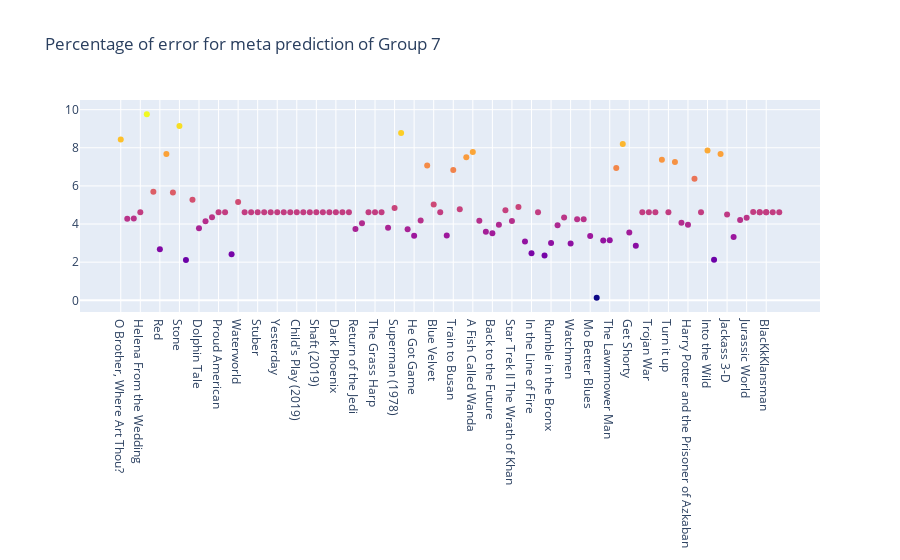

Notebook code cell kept with this figure:
### Code cell
# Percentage of error for meta prediction
import numpy as np
#loss 模型评估
#y_true = g4_result_final["ground_truth"]
#y_pred = g4_result_final["meta_prediction"]

#movie_data["log_openingBox"] = np.log1p(result_meta_data.openingBox)

def mean_absolute_percentage_error(y_true, y_pred):
    diff = abs((y_true - y_pred) /y_true)
    return np.log1p(100. *diff)#using log1p because of large range of 100. *diff
    #return 100. *diff
    
#Visualizing Percentage of error for meta prediction
g7_result_final['meta_rmse_pre'] = mean_absolute_percentage_error(g7_result_final["ground_truth"], g7_result_final["metadata_prediction"])
fig = go.Figure(data=go.Scatter(x=g7_result_final["name"],
                                y=g7_result_final['meta_rmse_pre'],
                                mode='markers',
                                marker_color=g7_result_final['meta_rmse_pre'],
                                text=g7_result_final["name"])) # hover text goes here(movie_title)

fig.update_layout(title='Percentage of error for meta prediction of Group 7')
fig.show()

### Figure 1 — Plotly figure (JSON) as saved in the notebook; plotly's stock layout.template omitted (floating-point values rounded to 4 significant figures)
{"data": [{"marker": {"color": [8.43, 4.283, 4.295, 4.615, 9.754, 5.696, 2.679, 7.679, 5.659, 9.141, 2.116, 5.268, 3.781, 4.147, 4.362, 4.615, 4.615, 2.415, 5.15, 4.615, 4.615, 4.615, 4.615, 4.615, 4.615, 4.615, 4.615, 4.615, 4.615, 4.615, 4.615, 4.615, 4.615, 4.615, 4.615, 4.615, 3.736, 4.037, 4.615, 4.615, 4.615, 3.803, 4.842, 8.772, 3.727, 3.382, 4.184, 7.065, 5.027, 4.615, 3.393, 6.84, 4.772, 7.501, 7.772, 4.167, 3.598, 3.521, 3.962, 4.73, 4.165, 4.889, 3.087, 2.466, 4.615, 2.352, 3.007, 3.93, 4.347, 2.985, 4.249, 4.252, 3.369, 0.1388, 3.133, 3.154, 6.938, 8.197, 3.554, 2.858, 4.615, 4.615, 4.615, 7.376, 4.615, 7.249, 4.073, 3.963, 6.377, 4.615, 7.863, 2.133, 7.669, 4.498, 3.321, 4.206, 4.336, 4.626, 4.615, 4.615, 4.615, 4.615, 4.615, 4.615]}, "mode": "markers", "text": ["O Brother, Where Art Thou?", "The Twilight Saga: Breaking Dawn Part 1", "The Twilight Saga: Breaking Dawn Part 2", "Helena From the Wedding", "Monsters", "Catfish", "Red", "Freakonomics", "The Warrior's Way", "Stone", "Frankenweenie", "John Carter", "Dolphin Tale", "Penguins of Madagascar", "Minions", "Proud American", "Edmond", "Tootsie", "Waterworld", "The Lion King (2019)", "Crawl", "Stuber", "Midsommar", "Spider-Man: Far from Home", "Yesterday", "Annabelle Comes Home", "Toy Story 4", "Child's Play (2019)", "Anna (2019)", "Men in Black International", "Shaft (2019) ", "Late Night", "The Secret Life of Pets 2", "Dark Phoenix", "Godzilla:King of the Monsters", "Rocketman", "Return of the Jedi", "Indiana Jones and the Temple of Doom", "The Idolmaker", "The Grass Harp", "The Grand", "Jaws", "Superman (1978)", "Clerks", "Juice", "He Got Game", "White Men Can't Jump", "Mulholland Drive", "Blue Velvet", "Once Upon a Time in Hollywood", "The Big Lebowski", "Train to Busan", "Pride and Prejudice and Zombies", "Dead Poets Society", "A Fish Called Wanda", "The Witches of Eastwick", "Ferris Bueller's Day Off", "Back to the Future", "Police Academy", "Trading Places", "Star Trek II The Wrath of Khan", "The Blues Brothers", "V For Vendetta", "In the Line of Fire", "Us", "The Forbidden Kingdom", "Rumble in the Bronx", "Machete", "Beverly Hills Cop", "Watchmen", "Jackie Brown", "Zombieland", "Mo Better Blues", "Thelma and Louise", "New Jack City", "The Lawnmower Man", "Schindler's List", "Four Weddings and a Funeral", "Get Shorty", "Jerry Maguire", "Welcome to Sarajevo", "Trojan War", "The Gingerbread Man", "Tumbleweeds", "Turn it up", "The Adventures of Pluto Nash", "The Lord of the Rings: The Return of the King", "Harry Potter and the Prisoner of Azkaban", "Stay", "Fast Food Nation", "Into the Wild", "The Wrestler", "Slumdog Millionaire", "Jackass 3-D", "Skyfall", "The Hunger Games: Mocking Jay - Part 1", "Jurassic World", "Shut In", "Molly's Game", "Molly's Game", "BlacKkKlansman", "BlacKkKlansman", "Peter Rabbit", "Replicas"], "type": "scatter", "x": ["O Brother, Where Art Thou?", "The Twilight Saga: Breaking Dawn Part 1", "The Twilight Saga: Breaking Dawn Part 2", "Helena From the Wedding", "Monsters", "Catfish", "Red", "Freakonomics", "The Warrior's Way", "Stone", "Frankenweenie", "John Carter", "Dolphin Tale", "Penguins of Madagascar", "Minions", "Proud American", "Edmond", "Tootsie", "Waterworld", "The Lion King (2019)", "Crawl", "Stuber", "Midsommar", "Spider-Man: Far from Home", "Yesterday", "Annabelle Comes Home", "Toy Story 4", "Child's Play (2019)", "Anna (2019)", "Men in Black International", "Shaft (2019) ", "Late Night", "The Secret Life of Pets 2", "Dark Phoenix", "Godzilla:King of the Monsters", "Rocketman", "Return of the Jedi", "Indiana Jones and the Temple of Doom", "The Idolmaker", "The Grass Harp", "The Grand", "Jaws", "Superman (1978)", "Clerks", "Juice", "He Got Game", "White Men Can't Jump", "Mulholland Drive", "Blue Velvet", "Once Upon a Time in Hollywood", "The Big Lebowski", "Train to Busan", "Pride and Prejudice and Zombies", "Dead Poets Society", "A Fish Called Wanda", "The Witches of Eastwick", "Ferris Bueller's Day Off", "Back to the Future", "Police Academy", "Trading Places", "Star Trek II The Wrath of Khan", "The Blues Brothers", "V For Vendetta", "In the Line of Fire", "Us", "The Forbidden Kingdom", "Rumble in the Bronx", "Machete", "Beverly Hills Cop", "Watchmen", "Jackie Brown", "Zombieland", "Mo Better Blues", "Thelma and Louise", "New Jack City", "The Lawnmower Man", "Schindler's List", "Four Weddings and a Funeral", "Get Shorty", "Jerry Maguire", "Welcome to Sarajevo", "Trojan War", "The Gingerbread Man", "Tumbleweeds", "Turn it up", "The Adventures of Pluto Nash", "The Lord of the Rings: The Return of the King", "Harry Potter and the Prisoner of Azkaban", "Stay", "Fast Food Nation", "Into the Wild", "The Wrestler", "Slumdog Millionaire", "Jackass 3-D", "Skyfall", "The Hunger Games: Mocking Jay - Part 1", "Jurassic World", "Shut In", "Molly's Game", "Molly's Game", "BlacKkKlansman", "BlacKkKlansman", "Peter Rabbit", "Replicas"], "y": [8.43, 4.283, 4.295, 4.615, 9.754, 5.696, 2.679, 7.679, 5.659, 9.141, 2.116, 5.268, 3.781, 4.147, 4.362, 4.615, 4.615, 2.415, 5.15, 4.615, 4.615, 4.615, 4.615, 4.615, 4.615, 4.615, 4.615, 4.615, 4.615, 4.615, 4.615, 4.615, 4.615, 4.615, 4.615, 4.615, 3.736, 4.037, 4.615, 4.615, 4.615, 3.803, 4.842, 8.772, 3.727, 3.382, 4.184, 7.065, 5.027, 4.615, 3.393, 6.84, 4.772, 7.501, 7.772, 4.167, 3.598, 3.521, 3.962, 4.73, 4.165, 4.889, 3.087, 2.466, 4.615, 2.352, 3.007, 3.93, 4.347, 2.985, 4.249, 4.252, 3.369, 0.1388, 3.133, 3.154, 6.938, 8.197, 3.554, 2.858, 4.615, 4.615, 4.615, 7.376, 4.615, 7.249, 4.073, 3.963, 6.377, 4.615, 7.863, 2.133, 7.669, 4.498, 3.321, 4.206, 4.336, 4.626, 4.615, 4.615, 4.615, 4.615, 4.615, 4.615]}], "layout": {"title": {"text": "Percentage of error for meta prediction of Group 7"}}}
